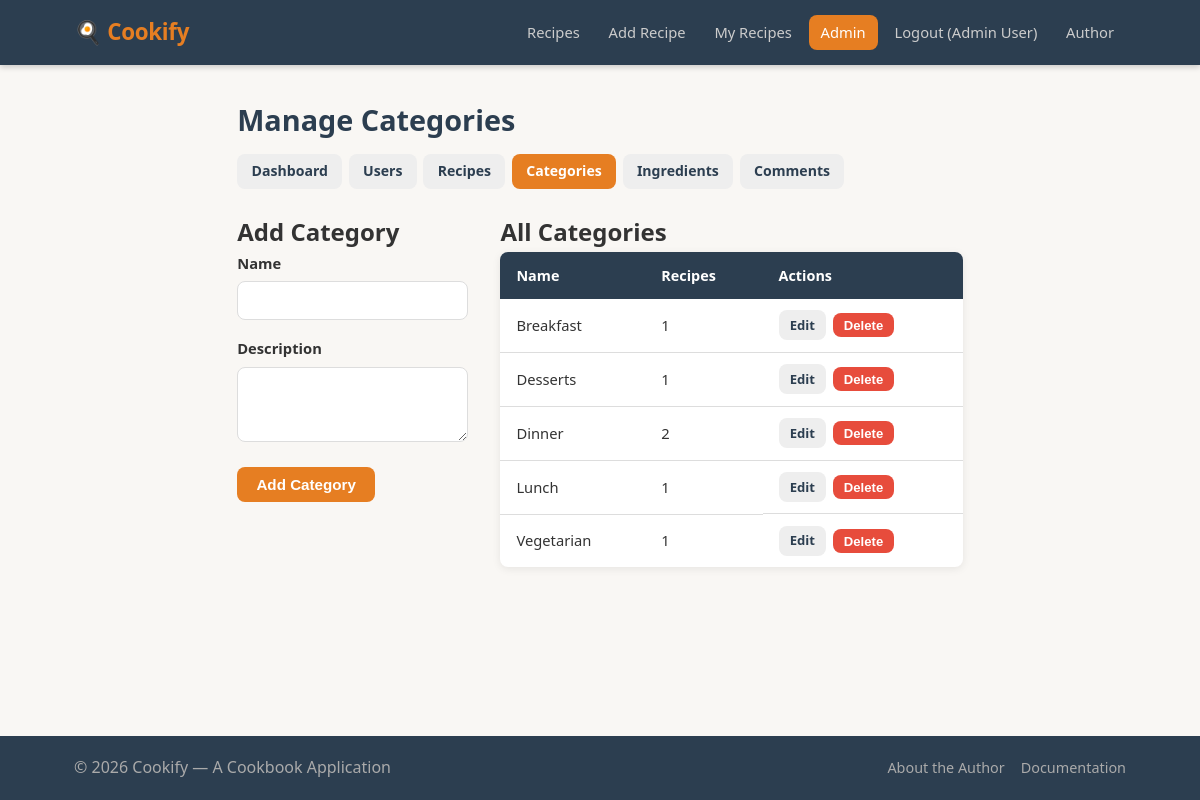
/views/admin/categories.php (signed in), run on the app's committed database.
### tables this page shows
CREATE TABLE `categories` (
    `id`          INT UNSIGNED NOT NULL AUTO_INCREMENT,
    `name`        VARCHAR(100) NOT NULL,
    `description` TEXT         DEFAULT NULL,
    `created_at`  DATETIME     NOT NULL DEFAULT CURRENT_TIMESTAMP,
    PRIMARY KEY (`id`)
);

### models/categories.php (called while the page is built, shortened)
<?php
function get_categories_with_count(PDO $pdo): array
{
    return $pdo->query('
        SELECT c.*, COUNT(r.id) AS recipe_count
        FROM categories c
        LEFT JOIN recipes r ON r.category_id = c.id
        GROUP BY c.id
        ORDER BY c.name
    ')->fetchAll();
}

### views/admin/categories.php (the view, shortened to what this page needs)
<?php
require_once ROOT . '/config/connection.php';
require_once ROOT . '/models/categories.php';
$pdo    = get_db();
$edit   = null;
$categories = get_categories_with_count($pdo);
require_once VIEWS . '/fixed/head.php';
require_once VIEWS . '/fixed/top-nav.php';
?>
<div class="admin-header">
    <h1>Manage Categories</h1>
    <nav class="admin-nav">
        <a href="<?= BASE_URL ?>/views/admin/index.php">Dashboard</a>
        <a href="<?= BASE_URL ?>/views/admin/users.php">Users</a>
        <a href="<?= BASE_URL ?>/views/admin/recipes.php">Recipes</a>
        <a href="<?= BASE_URL ?>/views/admin/categories.php" class="active">Categories</a>
        <a href="<?= BASE_URL ?>/views/admin/ingredients.php">Ingredients</a>
        <a href="<?= BASE_URL ?>/views/admin/comments.php">Comments</a>
    </nav>
</div>
<div class="two-col">
    <div>
        <h2><?= $edit ? 'Edit Category' : 'Add Category' ?></h2>
        <form method="POST" action="" class="admin-form">
            <div class="form-group">
                <label for="name">Name</label>
                <input type="text" id="name" name="name" value="<?= htmlspecialchars($edit['name'] ?? $_POST['name'] ?? '') ?>" required>
            </div>
            <div class="form-group">
                <label for="description">Description</label>
                <textarea id="description" name="description" rows="3"><?= htmlspecialchars($edit['description'] ?? '') ?></textarea>
            </div>
            <div class="form-actions">
                <button type="submit" class="btn btn-primary"><?= $edit ? 'Save Changes' : 'Add Category' ?></button>
            </div>
        </form>
    </div>
    <div>
        <h2>All Categories</h2>
        <table class="data-table">
            <thead><tr><th>Name</th><th>Recipes</th><th>Actions</th></tr></thead>
            <tbody>
                <?php foreach ($categories as $cat): ?>
                    <tr>
                        <td data-label="Name"><?= htmlspecialchars($cat['name']) ?></td>
                        <td data-label="Recipes"><?= $cat['recipe_count'] ?></td>
                        <td data-label="Actions" class="table-actions">
                            <a href="?edit=<?= $cat['id'] ?>" class="btn btn-small btn-secondary">Edit</a>
                            <form method="POST" action="" style="display:inline"
                                  onsubmit="return confirm('Delete this category?')">
                                <button type="submit" class="btn btn-small btn-danger">Delete</button>
                            </form>
                        </td>
                    </tr>
                <?php endforeach; ?>
            </tbody>
        </table>
    </div>
</div>
<?php require_once VIEWS . '/fixed/footer.php'; ?>

### assets/css/style.css (style rules this page uses)
*, *::before, *::after { box-sizing: border-box; margin: 0; padding: 0; }
:root { --primary: #e67e22; --primary-d: #cf6d17; --dark: #2c3e50; --text: #333; --muted: #777; --border: #ddd; --bg: #f9f7f4; --white: #fff; --danger: #e74c3c; --success: #27ae60; --warning: #f39c12; --radius: 8px; --shadow: 0 2px 8px rgba(0,0,0,.08); }
body { font-family: 'Segoe UI', system-ui, sans-serif; font-size: 16px; line-height: 1.6; color: var(--text); background: var(--bg); min-height: 100vh; display: flex; flex-direction: column; }
a { color: var(--primary); text-decoration: none; }
.btn { display: inline-flex; align-items: center; gap: .4rem; padding: .55rem 1.2rem; border: none; border-radius: var(--radius); font-size: .95rem; font-weight: 600; cursor: pointer; transition: background .15s, transform .1s; text-decoration: none; }
.btn-primary { background: var(--primary); color: var(--white); }
.btn-secondary { background: #eee; color: var(--dark); }
.btn-danger { background: var(--danger); color: var(--white); }
.btn-small { padding: .3rem .7rem; font-size: .82rem; }
.form-group { margin-bottom: 1.1rem; }
.form-group label { display: block; font-weight: 600; margin-bottom: .35rem; font-size: .92rem; }
.form-group input, .form-group select, .form-group textarea { width: 100%; padding: .6rem .85rem; border: 1.5px solid var(--border); border-radius: var(--radius); font-size: .97rem; transition: border-color .15s; }
.form-actions { display: flex; gap: .8rem; margin-top: 1rem; }
.data-table { width: 100%; border-collapse: collapse; background: var(--white); border-radius: var(--radius); overflow: hidden; box-shadow: var(--shadow); }
.data-table th { background: var(--dark); color: var(--white); padding: .75rem 1rem; text-align: left; font-size: .9rem; }
.data-table td { padding: .7rem 1rem; border-bottom: 1px solid var(--border); font-size: .92rem; vertical-align: middle; }
.data-table tr:last-child td { border-bottom: none; }
.table-actions { display: flex; gap: .4rem; align-items: center; flex-wrap: wrap; }
.admin-header { margin-bottom: 1.5rem; }
.admin-header h1 { font-size: 1.8rem; color: var(--dark); margin-bottom: .7rem; }
.admin-nav { display: flex; gap: .4rem; flex-wrap: wrap; }
.admin-nav a { padding: .4rem .9rem; background: #eee; border-radius: var(--radius); font-size: .88rem; color: var(--dark); font-weight: 600; }
.admin-nav a:hover, .admin-nav a.active { background: var(--primary); color: var(--white); text-decoration: none; }
.admin-form { max-width: 480px; }
.two-col { display: grid; grid-template-columns: 1fr 2fr; gap: 2rem; align-items: start; }

### data on the page
categories: name "Breakfast", recipe_count "1"
categories: name "Desserts", recipe_count "1"
categories: name "Dinner", recipe_count "2"
categories: name "Lunch", recipe_count "1"
categories: name "Vegetarian", recipe_count "1"

### other printed values
$_SESSION['user_name'] "Admin User"
